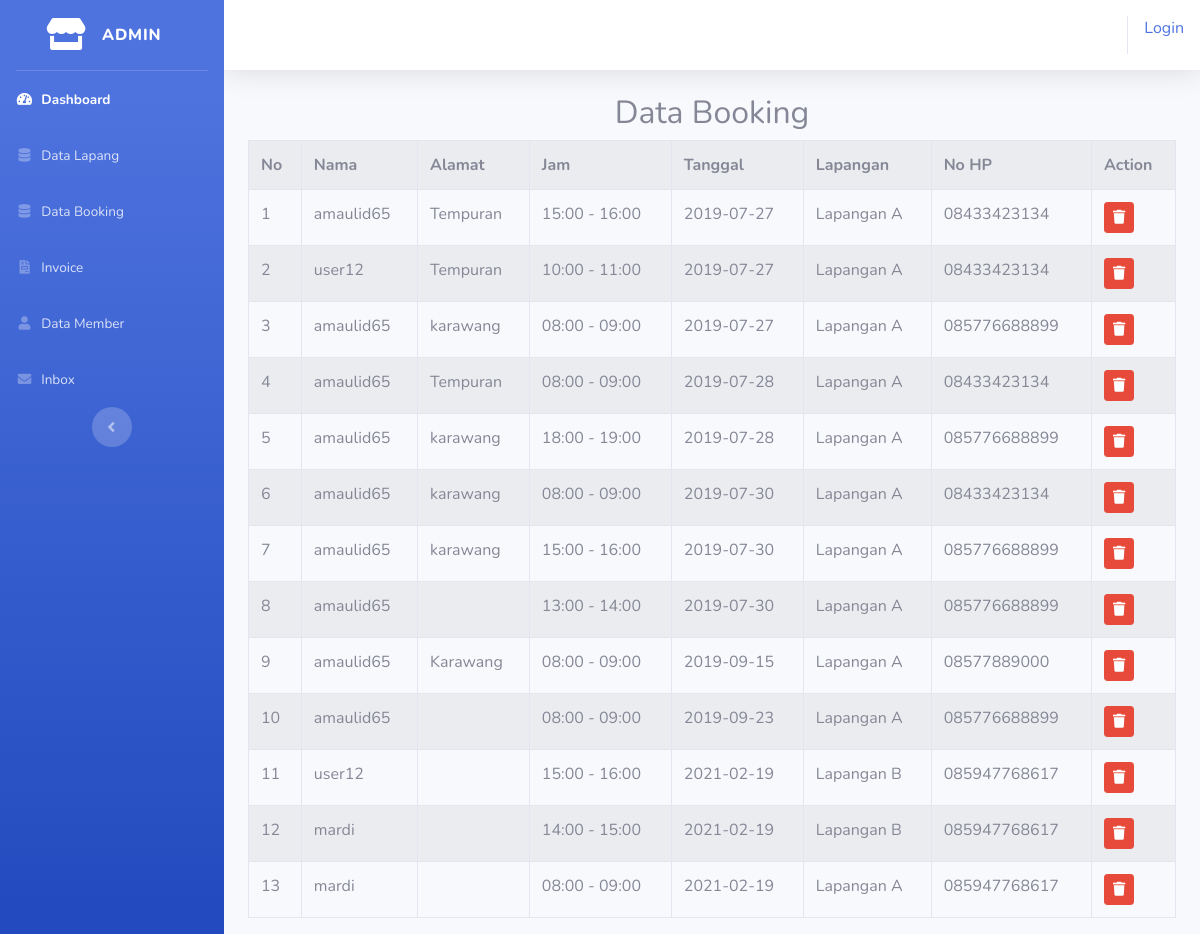
/index.php/admin/data_pembookingan, run on the app's committed database.
### tables this page shows
CREATE TABLE `tb_pemesanan` (
  `id_pemesanan` int(11) NOT NULL,
  `nama` varchar(30) NOT NULL,
  `alamat` varchar(30) NOT NULL,
  `id_jam` varchar(20) NOT NULL,
  `tgl_jadwal` date NOT NULL,
  `id_lapang` varchar(15) NOT NULL,
  `notelp` varchar(15) NOT NULL
);

### application/controllers/admin/data_pembookingan.php (called while the page is built, shortened)
<?php
class Data_pembookingan extends CI_Controller{
	function __construct(){
		$this->load->model('model_pembookingan');
                $this->load->helper('url');
	}
	function index(){
		$data['tb_pemesanan'] = $this->model_pembookingan->tampil_data()->result();
		$this->load->view('templates_admin/header');
		$this->load->view('templates_admin/sidebar');
		$this->load->view('admin/data_booking', $data);
		$this->load->view('templates_admin/footer');
	}
}
?>

### index.php (called while the page is built, shortened)
<?php
require_once BASEPATH.'core/CodeIgniter.php';

### application/models/model_pembookingan.php (called while the page is built, shortened)
<?php
class Model_pembookingan extends CI_Model{
	function tampil_data(){
		return $this->db->get('tb_pemesanan');
	}
}

### application/views/admin/data_booking.php (the view, shortened to what this page needs)
<div class="container-fluid">
	<h2><center>Data Booking</center></h2>
	<table class="table table-bordered table-hover table-striped">
		<tr>
			<th>No</th>
			<th>Nama</th>
			<th>Alamat</th>
			<th>Jam</th>
			<th>Tanggal</th>
			<th>Lapangan</th>
			<th>No HP</th>
			<th colspan="3">Action</th>
		</tr>
		<?php
		$no = 1;
		foreach($tb_pemesanan as $bk){
		?>
		<tr>
			<td><?php echo $no++ ?></td>
			<td><?php echo $bk->nama ?></td>
			<td><?php echo $bk->alamat ?></td>
			<td><?php echo $bk->id_jam ?></td>
			<td><?php echo $bk->tgl_jadwal ?></td>
			<td><?php echo $bk->id_lapang ?></td>
			<td><?php echo $bk->notelp ?></td>
			<td onclick="javascript: return confirm('Anda Yakin Hapus?')"><?php echo anchor('admin/data_pembookingan/hapus/' .$bk->id_pemesanan, '<div class="btn btn-danger btn-sm"><i class="fas fa-trash"></i></div>') ?></td>
		</tr>
		<?php } ?>
	</table>
</div>
</body>
</html>

### data on the page
tb_pemesanan: nama "amaulid65", alamat "Tempuran", id_jam "15:00 - 16:00", tgl_jadwal "2019-07-27", id_lapang "Lapangan A", notelp "08433423134"
tb_pemesanan: nama "user12", alamat "Tempuran", id_jam "10:00 - 11:00", tgl_jadwal "2019-07-27", id_lapang "Lapangan A", notelp "08433423134"
tb_pemesanan: nama "amaulid65", alamat "karawang", id_jam "08:00 - 09:00", tgl_jadwal "2019-07-27", id_lapang "Lapangan A", notelp "085776688899"
tb_pemesanan: nama "amaulid65", alamat "Tempuran", id_jam "08:00 - 09:00", tgl_jadwal "2019-07-28", id_lapang "Lapangan A", notelp "08433423134"
tb_pemesanan: nama "amaulid65", alamat "karawang", id_jam "18:00 - 19:00", tgl_jadwal "2019-07-28", id_lapang "Lapangan A", notelp "085776688899"
tb_pemesanan: nama "amaulid65", alamat "karawang", id_jam "08:00 - 09:00", tgl_jadwal "2019-07-30", id_lapang "Lapangan A", notelp "08433423134"
tb_pemesanan: nama "amaulid65", alamat "karawang", id_jam "15:00 - 16:00", tgl_jadwal "2019-07-30", id_lapang "Lapangan A", notelp "085776688899"
tb_pemesanan: nama "amaulid65", id_jam "13:00 - 14:00", tgl_jadwal "2019-07-30", id_lapang "Lapangan A", notelp "085776688899"
tb_pemesanan: nama "amaulid65", alamat "Karawang", id_jam "08:00 - 09:00", tgl_jadwal "2019-09-15", id_lapang "Lapangan A", notelp "08577889000"
tb_pemesanan: nama "amaulid65", id_jam "08:00 - 09:00", tgl_jadwal "2019-09-23", id_lapang "Lapangan A", notelp "085776688899"
tb_pemesanan: nama "user12", id_jam "15:00 - 16:00", tgl_jadwal "2021-02-19", id_lapang "Lapangan B", notelp "085947768617"
tb_pemesanan: nama "mardi", id_jam "14:00 - 15:00", tgl_jadwal "2021-02-19", id_lapang "Lapangan B", notelp "085947768617"
tb_pemesanan: nama "mardi", id_jam "08:00 - 09:00", tgl_jadwal "2021-02-19", id_lapang "Lapangan A", notelp "085947768617"

### other printed values
anchor('auth/login','Login') "Login"
